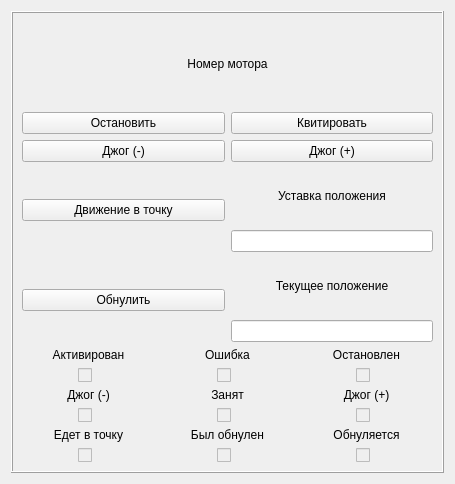
<?xml version="1.0" encoding="UTF-8"?>
<ui version="4.0">
 <class>MotorView</class>
 <widget class="QWidget" name="MotorView">
  <property name="geometry">
   <rect>
    <x>0</x>
    <y>0</y>
    <width>455</width>
    <height>484</height>
   </rect>
  </property>
  <property name="sizePolicy">
   <sizepolicy hsizetype="Maximum" vsizetype="Maximum">
    <horstretch>0</horstretch>
    <verstretch>0</verstretch>
   </sizepolicy>
  </property>
  <property name="minimumSize">
   <size>
    <width>0</width>
    <height>0</height>
   </size>
  </property>
  <property name="windowTitle">
   <string>Form</string>
  </property>
  <property name="styleSheet">
   <string notr="true">QCheckBox
{
	margin-left:50%;
	margin-right:50%;
}</string>
  </property>
  <layout class="QVBoxLayout" name="verticalLayout">
   <item>
    <widget class="QFrame" name="frame">
     <property name="sizePolicy">
      <sizepolicy hsizetype="MinimumExpanding" vsizetype="MinimumExpanding">
       <horstretch>0</horstretch>
       <verstretch>0</verstretch>
      </sizepolicy>
     </property>
     <property name="frameShape">
      <enum>QFrame::Shape::Box</enum>
     </property>
     <property name="frameShadow">
      <enum>QFrame::Shadow::Raised</enum>
     </property>
     <property name="lineWidth">
      <number>1</number>
     </property>
     <layout class="QVBoxLayout" name="verticalLayout_2">
      <item>
       <widget class="QLabel" name="motorNumber">
        <property name="sizePolicy">
         <sizepolicy hsizetype="Preferred" vsizetype="Preferred">
          <horstretch>0</horstretch>
          <verstretch>0</verstretch>
         </sizepolicy>
        </property>
        <property name="text">
         <string>Номер мотора</string>
        </property>
        <property name="alignment">
         <set>Qt::AlignmentFlag::AlignCenter</set>
        </property>
       </widget>
      </item>
      <item>
       <layout class="QHBoxLayout" name="horizontalLayout">
        <item>
         <widget class="QPushButton" name="stop">
          <property name="text">
           <string>Остановить</string>
          </property>
          <property name="checkable">
           <bool>true</bool>
          </property>
         </widget>
        </item>
        <item>
         <widget class="QPushButton" name="acknoledge">
          <property name="text">
           <string>Квитировать</string>
          </property>
         </widget>
        </item>
       </layout>
      </item>
      <item>
       <layout class="QHBoxLayout" name="horizontalLayout_2">
        <item>
         <widget class="QPushButton" name="jogMinus">
          <property name="text">
           <string>Джог (-)</string>
          </property>
         </widget>
        </item>
        <item>
         <widget class="QPushButton" name="jogPlus">
          <property name="text">
           <string>Джог (+)</string>
          </property>
         </widget>
        </item>
       </layout>
      </item>
      <item>
       <layout class="QHBoxLayout" name="horizontalLayout_3">
        <item>
         <widget class="QPushButton" name="moveToPoint">
          <property name="sizePolicy">
           <sizepolicy hsizetype="Preferred" vsizetype="Fixed">
            <horstretch>0</horstretch>
            <verstretch>0</verstretch>
           </sizepolicy>
          </property>
          <property name="text">
           <string>Движение в точку</string>
          </property>
         </widget>
        </item>
        <item>
         <layout class="QVBoxLayout" name="verticalLayout_3">
          <item>
           <widget class="QLabel" name="label_2">
            <property name="text">
             <string>Уставка положения</string>
            </property>
            <property name="alignment">
             <set>Qt::AlignmentFlag::AlignCenter</set>
            </property>
           </widget>
          </item>
          <item>
           <widget class="QLineEdit" name="setPosition">
            <property name="sizePolicy">
             <sizepolicy hsizetype="Minimum" vsizetype="Fixed">
              <horstretch>0</horstretch>
              <verstretch>0</verstretch>
             </sizepolicy>
            </property>
           </widget>
          </item>
         </layout>
        </item>
       </layout>
      </item>
      <item>
       <layout class="QHBoxLayout" name="horizontalLayout_5">
        <item>
         <widget class="QPushButton" name="homing">
          <property name="text">
           <string>Обнулить</string>
          </property>
         </widget>
        </item>
        <item>
         <layout class="QVBoxLayout" name="verticalLayout_7">
          <item>
           <widget class="QLabel" name="label_3">
            <property name="text">
             <string>Текущее положение</string>
            </property>
            <property name="alignment">
             <set>Qt::AlignmentFlag::AlignCenter</set>
            </property>
           </widget>
          </item>
          <item>
           <widget class="QLineEdit" name="currentPosition">
            <property name="sizePolicy">
             <sizepolicy hsizetype="Minimum" vsizetype="Fixed">
              <horstretch>0</horstretch>
              <verstretch>0</verstretch>
             </sizepolicy>
            </property>
            <property name="readOnly">
             <bool>true</bool>
            </property>
           </widget>
          </item>
         </layout>
        </item>
       </layout>
      </item>
      <item>
       <layout class="QGridLayout" name="gridLayout">
        <item row="4" column="0">
         <widget class="QLabel" name="label_10">
          <property name="text">
           <string>Едет в точку</string>
          </property>
          <property name="alignment">
           <set>Qt::AlignmentFlag::AlignCenter</set>
          </property>
         </widget>
        </item>
        <item row="1" column="2" alignment="Qt::AlignmentFlag::AlignHCenter">
         <widget class="QCheckBox" name="isStoped">
          <property name="enabled">
           <bool>false</bool>
          </property>
          <property name="sizePolicy">
           <sizepolicy hsizetype="Preferred" vsizetype="Fixed">
            <horstretch>0</horstretch>
            <verstretch>0</verstretch>
           </sizepolicy>
          </property>
          <property name="text">
           <string/>
          </property>
         </widget>
        </item>
        <item row="1" column="0" alignment="Qt::AlignmentFlag::AlignHCenter">
         <widget class="QCheckBox" name="isActive">
          <property name="enabled">
           <bool>false</bool>
          </property>
          <property name="layoutDirection">
           <enum>Qt::LayoutDirection::LeftToRight</enum>
          </property>
          <property name="text">
           <string/>
          </property>
         </widget>
        </item>
        <item row="0" column="0">
         <widget class="QLabel" name="label_4">
          <property name="text">
           <string>Активирован</string>
          </property>
          <property name="alignment">
           <set>Qt::AlignmentFlag::AlignCenter</set>
          </property>
         </widget>
        </item>
        <item row="4" column="2">
         <widget class="QLabel" name="label_11">
          <property name="text">
           <string>Обнуляется</string>
          </property>
          <property name="alignment">
           <set>Qt::AlignmentFlag::AlignCenter</set>
          </property>
         </widget>
        </item>
        <item row="0" column="2">
         <widget class="QLabel" name="label_6">
          <property name="text">
           <string>Остановлен</string>
          </property>
          <property name="alignment">
           <set>Qt::AlignmentFlag::AlignCenter</set>
          </property>
         </widget>
        </item>
        <item row="3" column="1" alignment="Qt::AlignmentFlag::AlignHCenter">
         <widget class="QCheckBox" name="isBusy">
          <property name="enabled">
           <bool>false</bool>
          </property>
          <property name="text">
           <string/>
          </property>
         </widget>
        </item>
        <item row="0" column="1">
         <widget class="QLabel" name="label_5">
          <property name="text">
           <string>Ошибка</string>
          </property>
          <property name="alignment">
           <set>Qt::AlignmentFlag::AlignCenter</set>
          </property>
         </widget>
        </item>
        <item row="2" column="0">
         <widget class="QLabel" name="label_7">
          <property name="text">
           <string>Джог (-)</string>
          </property>
          <property name="alignment">
           <set>Qt::AlignmentFlag::AlignCenter</set>
          </property>
         </widget>
        </item>
        <item row="3" column="2" alignment="Qt::AlignmentFlag::AlignHCenter">
         <widget class="QCheckBox" name="isJogPlus">
          <property name="enabled">
           <bool>false</bool>
          </property>
          <property name="text">
           <string/>
          </property>
         </widget>
        </item>
        <item row="2" column="1">
         <widget class="QLabel" name="label_8">
          <property name="text">
           <string>Занят</string>
          </property>
          <property name="alignment">
           <set>Qt::AlignmentFlag::AlignCenter</set>
          </property>
         </widget>
        </item>
        <item row="1" column="1" alignment="Qt::AlignmentFlag::AlignHCenter">
         <widget class="QCheckBox" name="isError">
          <property name="enabled">
           <bool>false</bool>
          </property>
          <property name="text">
           <string/>
          </property>
         </widget>
        </item>
        <item row="2" column="2">
         <widget class="QLabel" name="label_9">
          <property name="text">
           <string>Джог (+)</string>
          </property>
          <property name="alignment">
           <set>Qt::AlignmentFlag::AlignCenter</set>
          </property>
         </widget>
        </item>
        <item row="5" column="0" alignment="Qt::AlignmentFlag::AlignHCenter">
         <widget class="QCheckBox" name="isMoveToPoint">
          <property name="enabled">
           <bool>false</bool>
          </property>
          <property name="text">
           <string/>
          </property>
         </widget>
        </item>
        <item row="5" column="2" alignment="Qt::AlignmentFlag::AlignHCenter">
         <widget class="QCheckBox" name="isHoming">
          <property name="enabled">
           <bool>false</bool>
          </property>
          <property name="text">
           <string/>
          </property>
         </widget>
        </item>
        <item row="3" column="0" alignment="Qt::AlignmentFlag::AlignHCenter">
         <widget class="QCheckBox" name="isJogMinus">
          <property name="enabled">
           <bool>false</bool>
          </property>
          <property name="text">
           <string/>
          </property>
         </widget>
        </item>
        <item row="4" column="1">
         <widget class="QLabel" name="label_12">
          <property name="text">
           <string>Был обнулен</string>
          </property>
          <property name="alignment">
           <set>Qt::AlignmentFlag::AlignCenter</set>
          </property>
         </widget>
        </item>
        <item row="5" column="1" alignment="Qt::AlignmentFlag::AlignHCenter">
         <widget class="QCheckBox" name="isHomed">
          <property name="enabled">
           <bool>false</bool>
          </property>
          <property name="text">
           <string/>
          </property>
         </widget>
        </item>
       </layout>
      </item>
     </layout>
    </widget>
   </item>
  </layout>
 </widget>
 <resources/>
 <connections/>
</ui>
